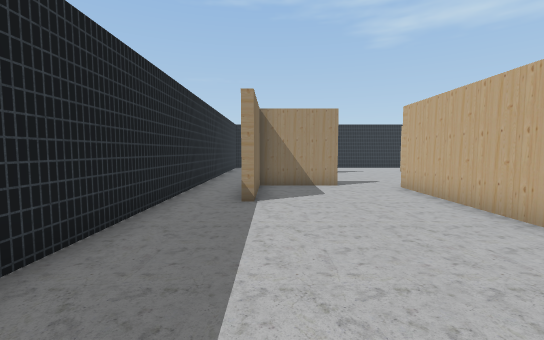
view 1 (above)

24 first-person views from a walk through a scene from a Unity 3-D project. The camera is 1.2 m above the floor, tilts 4° down and sees 90° across. The floor is counted in squares, 1 m on a side. Each view is taken from the middle of a square. On the plan, view 1 faces up. The plan holds only what a view shows up to about 13 squares ahead; the rest is blank. The place goes on beyond the plan. The player character is not drawn. Some animated figures are not drawn. Some surface patterns are stand-ins.

view 2
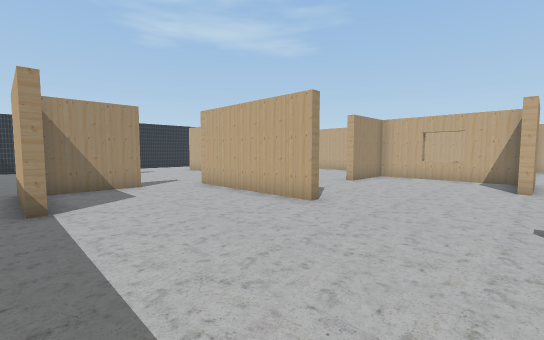

view 3
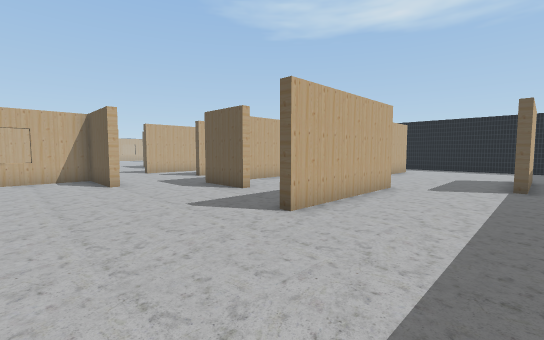

view 4
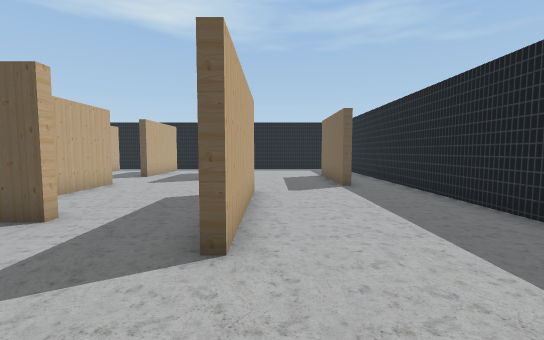

view 5
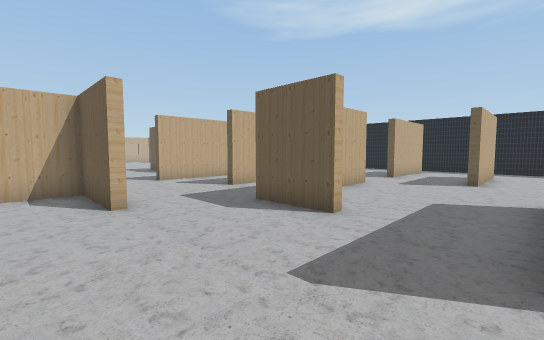

view 6
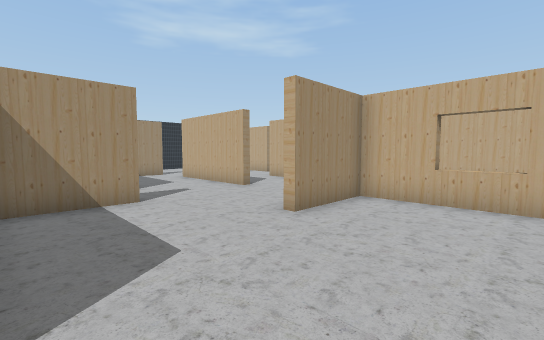

view 7
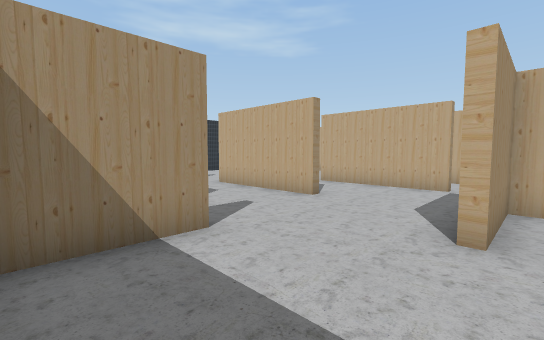

view 8
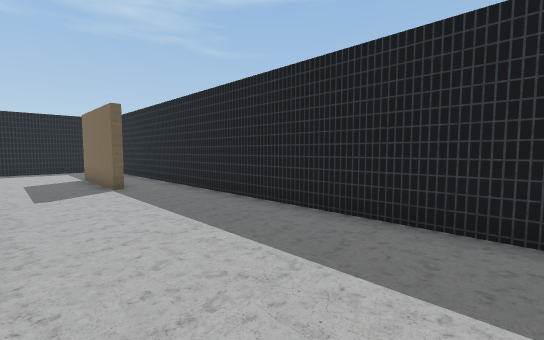

view 9
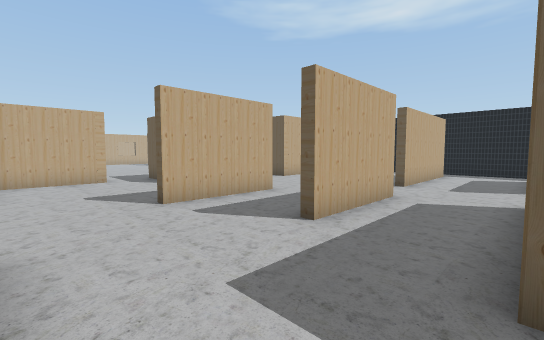

view 10
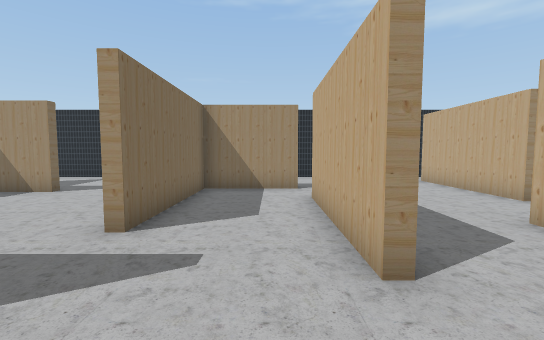

view 11
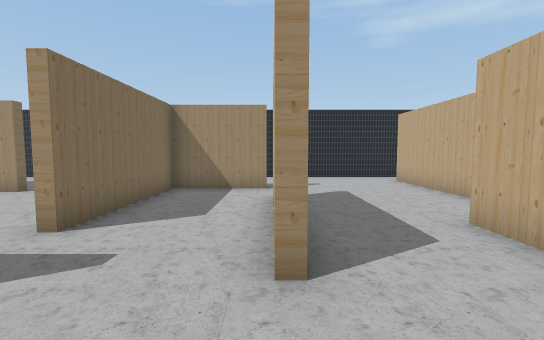

view 12
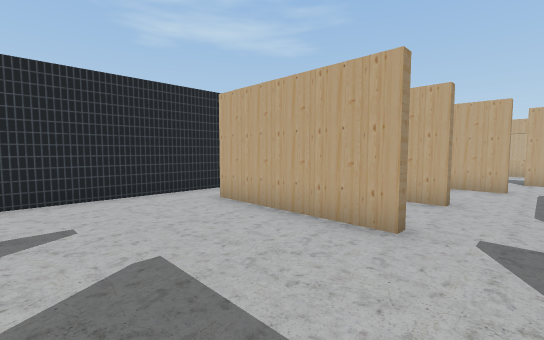

view 13
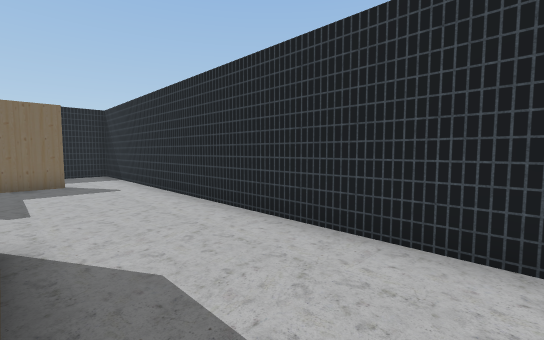

view 14
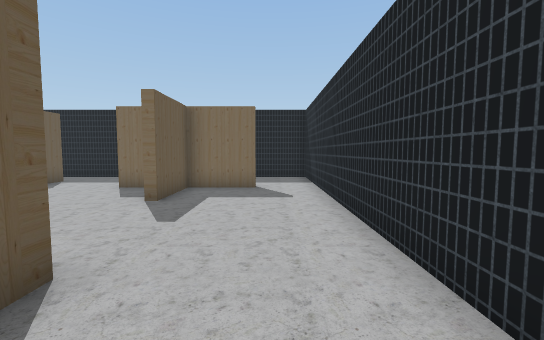

view 15
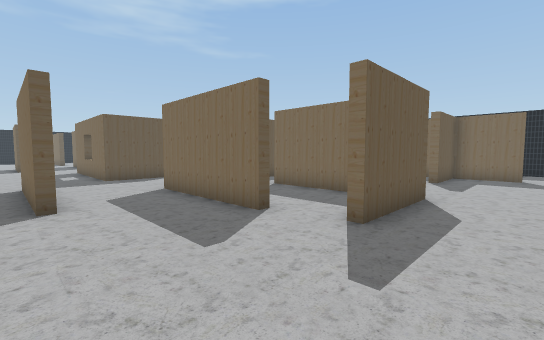

view 16
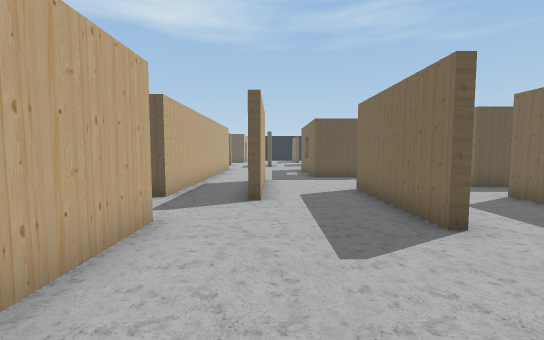

view 17
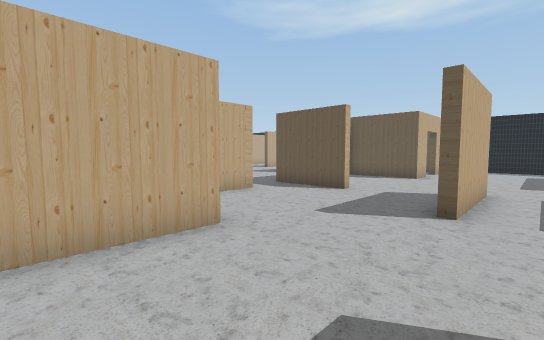

view 18
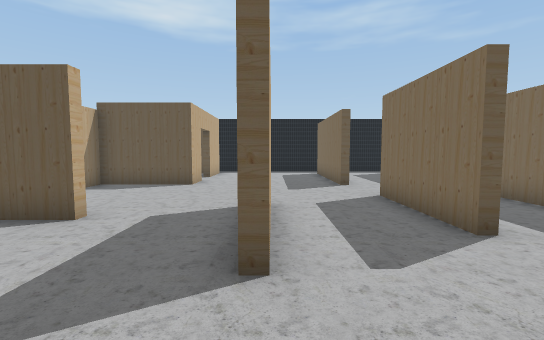

view 19
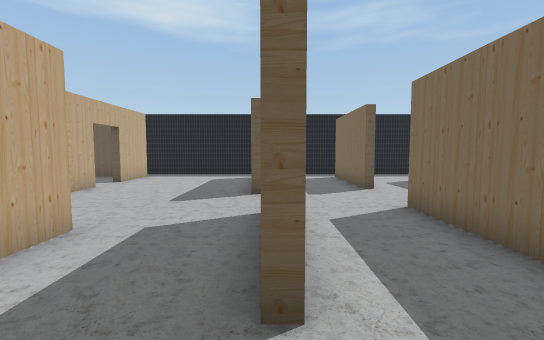

view 20
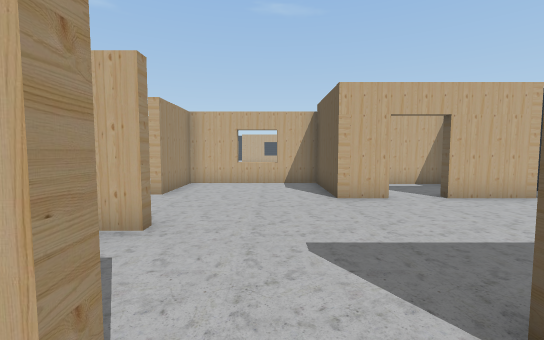

view 21
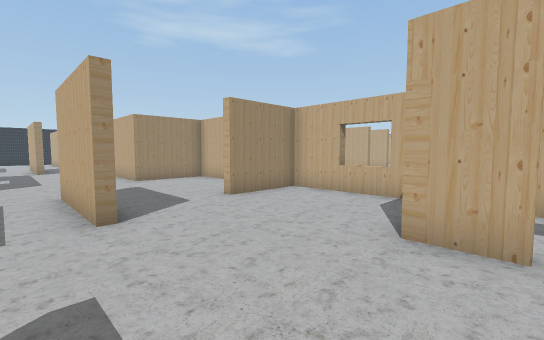

view 22
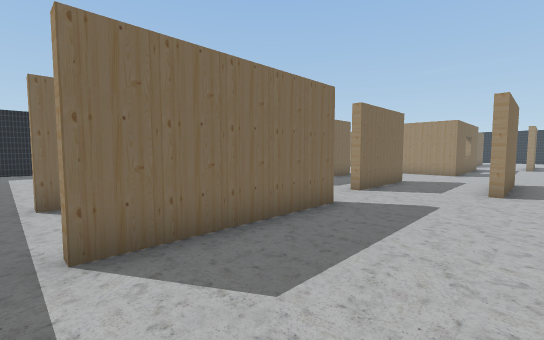

view 23
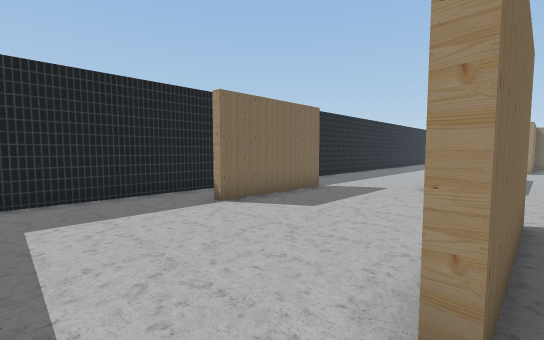

view 24
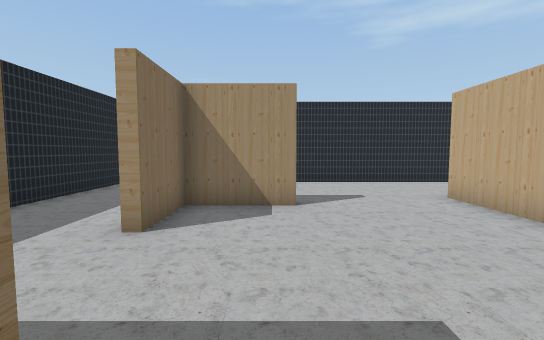

### Floor plan
Points are (right, up) in squares from view 1. A wall is a line through its corners. A room is listed if a view was taken in it or the views show most of it. See-through windows are left out.
Room 1 (views 1, 2, 3, 4, 5, 6, 7, 8, 9, 10, 11, 23, 24)
walls: (5.8, -2.5) (8.1, -2.5); (2.5, -6.1) (2.5, -1); (9, 0.5) (11.8, 0.5) (11.8, 5.4) (9, 5.4); (4.3, 3.9) (4.3, 9); (-0.4, -7.3) (-0.4, -11.4); (7.8, -7.9) (7.8, -4.4); (4.8, -9.3) (4.8, -13.4); (8.1, -10.5) (8.1, -14.6); (9.6, 5.7) (12.1, 5.7); (7.8, -11.7) (7.8, -10.5); (-0.7, -11.4) (-0.7, -7.3); (-2.6, 6.4) (-2.6, -15.1); (7.4, 8.7) (4.9, 8.7); (4.5, -13.4) (4.5, -9.3); (2.4, 9.4) (-0.5, 9.4); (-0.4, 9.1) (-0.4, 6.4); (14.3, 6.9) (14.3, 11.5); (11.3, -14.6) (11.3, -9.5); (11.3, 11.6) (11.3, 9.4)
ways out: opening at (3, 9) to room 2; opening at (9, 9.7) to room 2; opening at (12.5, 10.5) to room 2; opening at (9.5, -7.5) to room 3; opening at (9.5, -1.5) to room 3; opening at (11, -15) to room 3; opening at (11, -8.5) to room 3; opening at (13, 6) to room 3; opening at (-2, 6) to room 4
Room 2 (views 12, 13, 14, 15, 16)
walls: (7.5, 13.5) (7.5, 16) (10.9, 16); (3.6, 14.9) (1.1, 14.9) (1.1, 12.9); (10.9, 15.6) (7.8, 15.6) (7.8, 10.9); (11.3, 14) (11.3, 11.6); (5.8, 9) (7.4, 9); (1.1, 17.5) (1.1, 15.2) (3.6, 15.2); (11, 9.4) (11, 13.9); (14.6, 19.6) (0.4, 19.6); (16, 13.4) (16, 18)
ways out: opening at (3, 9) to room 1; opening at (9, 9.7) to room 1; opening at (12.5, 10.5) to room 1; opening at (15.5, 12.5) to room 3; opening at (1, 11.5) to room 4; opening at (1, 18.5) to room 4; opening at (15.5, 18.5)
Room 3 (views 17, 18, 19, 20, 21, 22)
walls: (14.3, -2.5) (14.3, -6.1); (17.4, -4.7) (19.5, -4.7); (14, -6.1) (14, -2.5); (11.1, -3.8) (11.1, -7.4); (12.1, 0.2) (9.1, 0.2); (19.7, -2.9) (19.7, 0.4) (16.8, 0.4) (16.8, 11); (10.8, -7.4) (10.8, -3.8); (8.1, -3.4) (8.1, -7.9); (11.6, -9.5) (11.6, -14.6); (16.8, -11) (16.8, -9.7) (20.1, -9.7) (20.1, -5) (17.4, -5); (12.1, 5.7) (12.1, 2.6); (16.8, -14.8) (16.8, -12.5); (14.6, 11.5) (14.6, 7); (18.8, 13.4) (18.8, 14.4)
ways out: opening at (9.5, -7.5) to room 1; opening at (9.5, -1.5) to room 1; opening at (11, -15) to room 1; opening at (11, -8.5) to room 1; opening at (13, 6) to room 1; opening at (15.5, 12.5) to room 2; opening at (17, -11.5) to room 5; opening at (19, 12.5); opening at (20, -4)
Room 4 (no view inside)
walls: (-2.6, 12.9) (-2.6, 6.4); (0.4, 19.6) (-2.6, 19.6) (-2.6, 14.6); (-0.7, 6.4) (-0.7, 9.7) (0.1, 9.7)
ways out: opening at (-2, 6) to room 1; opening at (1, 11.5) to room 2; opening at (1, 18.5) to room 2
Room 5 (no view inside)
walls: (17.3, -11) (16.8, -11); (16.8, -12.5) (17.3, -12.5); (18.3, -14.4) (19.1, -14.4); (19.7, -14.3) (19.7, -10.9)
ways out: opening at (17, -11.5) to room 3

Positions as (right, up) in squares from view 1, and headings:
1: (0, 0), facing up
2: (-1, 0), facing up-right
3: (-1, 3), facing down-right
4: (2, 2), facing down
5: (3, 2), facing down-right
6: (5, 2), facing up-right
7: (5, 5), facing up-right
8: (2, 2), facing down-left
9: (8, 0), facing down-right
10: (10, 7), facing up
11: (11, 7), facing up
12: (12, 12), facing up-right
13: (12, 16), facing up-left
14: (10, 18), facing left
15: (15, 18), facing down-left
16: (14, 18), facing down
17: (13, 3), facing down-right
18: (14, 0), facing down
19: (11, -2), facing down
20: (10, -8), facing right
21: (13, -11), facing up-right
22: (15, -15), facing up-left
23: (5, -15), facing up-left
24: (3, 9), facing up
